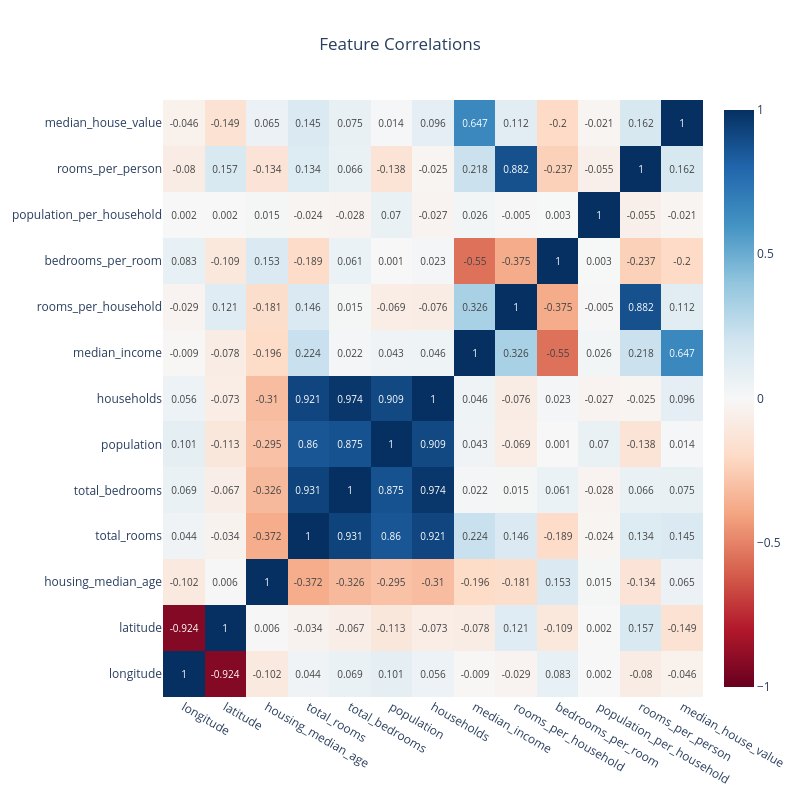

The notebook cell this image was saved under:
### Markdown cell above
### 2.9 What is our final feature set?

### Code cell
print("Final Feature Set Analysis:")
print("-" * 40)
print(f"Total features: {len(df.columns)} (including target variable)")

# Group features by type
original_numeric = ['longitude', 'latitude', 'housing_median_age', 'total_rooms', 
                   'total_bedrooms', 'population', 'households', 'median_income']
engineered_numeric = ['rooms_per_household', 'bedrooms_per_room', 
                     'population_per_household', 'rooms_per_person']
categorical = [col for col in df.columns if col.startswith('ocean_')]
target = ['median_house_value']

print("\nFeature Groups:")
print("1. Original Numeric Features:")
for f in original_numeric:
    print(f"   - {f}")
print("\n2. Engineered Numeric Features:")
for f in engineered_numeric:
    print(f"   - {f}")
print("\n3. Encoded Categorical Features:")
for f in categorical:
    print(f"   - {f}")
print("\n4. Target Variable:")
print(f"   - {target[0]}")

# Create correlation matrix visualization
numeric_features = original_numeric + engineered_numeric
correlation_matrix = df[numeric_features + target].corr()

# Create interactive correlation heatmap
fig = go.Figure(data=go.Heatmap(
    z=correlation_matrix,
    x=correlation_matrix.columns,
    y=correlation_matrix.columns,
    text=np.round(correlation_matrix, 3),
    texttemplate='%{text}',
    textfont={"size": 10},
    hoverongaps=False,
    colorscale='RdBu',
    zmid=0
))

fig.update_layout(
    title='Feature Correlations',
    title_x=0.5,
    width=800,
    height=800,
    template='plotly_white'
)

fig.show()

# Print strongest correlations with target variable
target_correlations = correlation_matrix['median_house_value'].sort_values(ascending=False)
print("\nFeature correlations with median_house_value:")
for feature, corr in target_correlations.items():
    if feature != 'median_house_value':
        print(f"{feature:25} {corr:7.3f}")

### Figure 1 — Plotly figure (JSON) as saved in the notebook; plotly's stock layout.template omitted (floating-point values rounded to 4 significant figures; data arrays with more than 128 entries replaced by an {"elided": "..."} marker saying what was removed)
{"data": [{"colorscale": [[0, "rgb(103,0,31)"], [0.1, "rgb(178,24,43)"], [0.2, "rgb(214,96,77)"], [0.3, "rgb(244,165,130)"], [0.4, "rgb(253,219,199)"], [0.5, "rgb(247,247,247)"], [0.6, "rgb(209,229,240)"], [0.7, "rgb(146,197,222)"], [0.8, "rgb(67,147,195)"], [0.9, "rgb(33,102,172)"], [1, "rgb(5,48,97)"]], "hoverongaps": false, "text": {"elided": "13x13 float values"}, "textfont": {"size": 10}, "texttemplate": "%{text}", "type": "heatmap", "x": ["longitude", "latitude", "housing_median_age", "total_rooms", "total_bedrooms", "population", "households", "median_income", "rooms_per_household", "bedrooms_per_room", "population_per_household", "rooms_per_person", "median_house_value"], "y": ["longitude", "latitude", "housing_median_age", "total_rooms", "total_bedrooms", "population", "households", "median_income", "rooms_per_household", "bedrooms_per_room", "population_per_household", "rooms_per_person", "median_house_value"], "z": {"elided": "13x13 float values"}, "zmid": 0}], "layout": {"height": 800, "title": {"text": "Feature Correlations", "x": 0.5}, "width": 800}}
